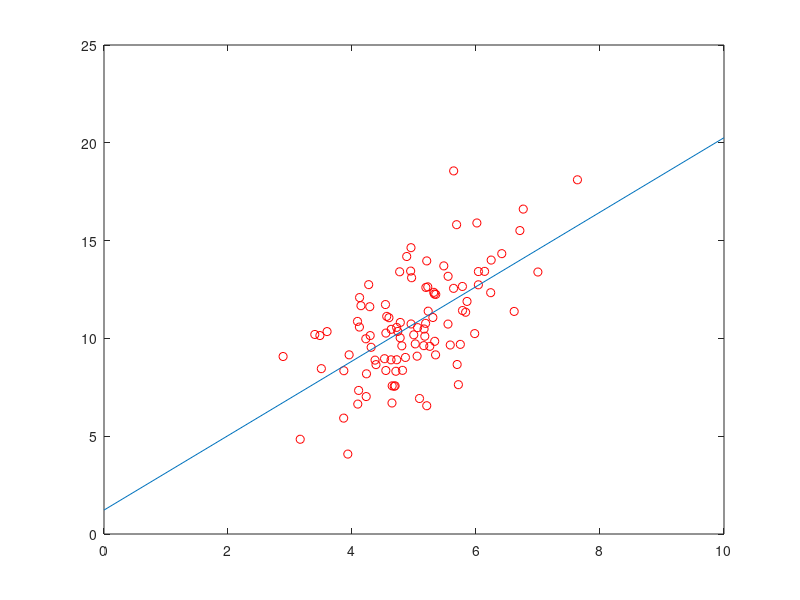

Here is the MATLAB script that generated this plot:
% Settings
N = 100;
mu_x = 5.0;
sigma_x = 1.0;
mu_y = 5.0;
sigma_y = 0.1;

% Generate some test data
m_gnd = 2.0;
c_gnd = 1.0;
noise = normrnd(0, 2.0, N, 1);
x = normrnd(mu_x, sigma_x, N, 1);
y = (m_gnd * x + c_gnd) + noise;

% y = m x + c
A = [x, ones(N, 1)];

% (A' * A) * b = A' * y
b = (A' * A)^-1 * A' * y
m = b(1)
c = b(2)

% Visualize
figure(1);
plot(x, y, 'ro');
y_start = m * 0 + c;
y_end = m * 10 + c;
line([0, 10], [y_start, y_end]);
ginput();
